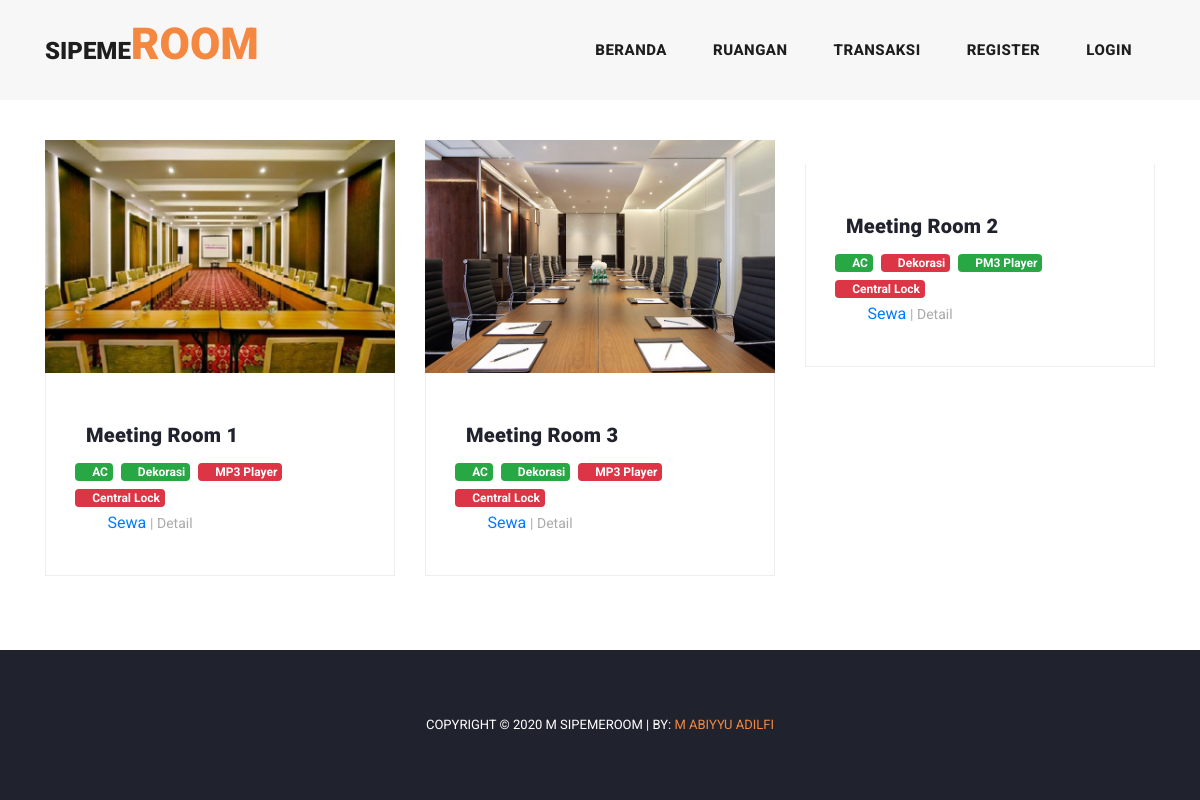
The page /index.php/customer/data_mobil on the database as committed earlier.
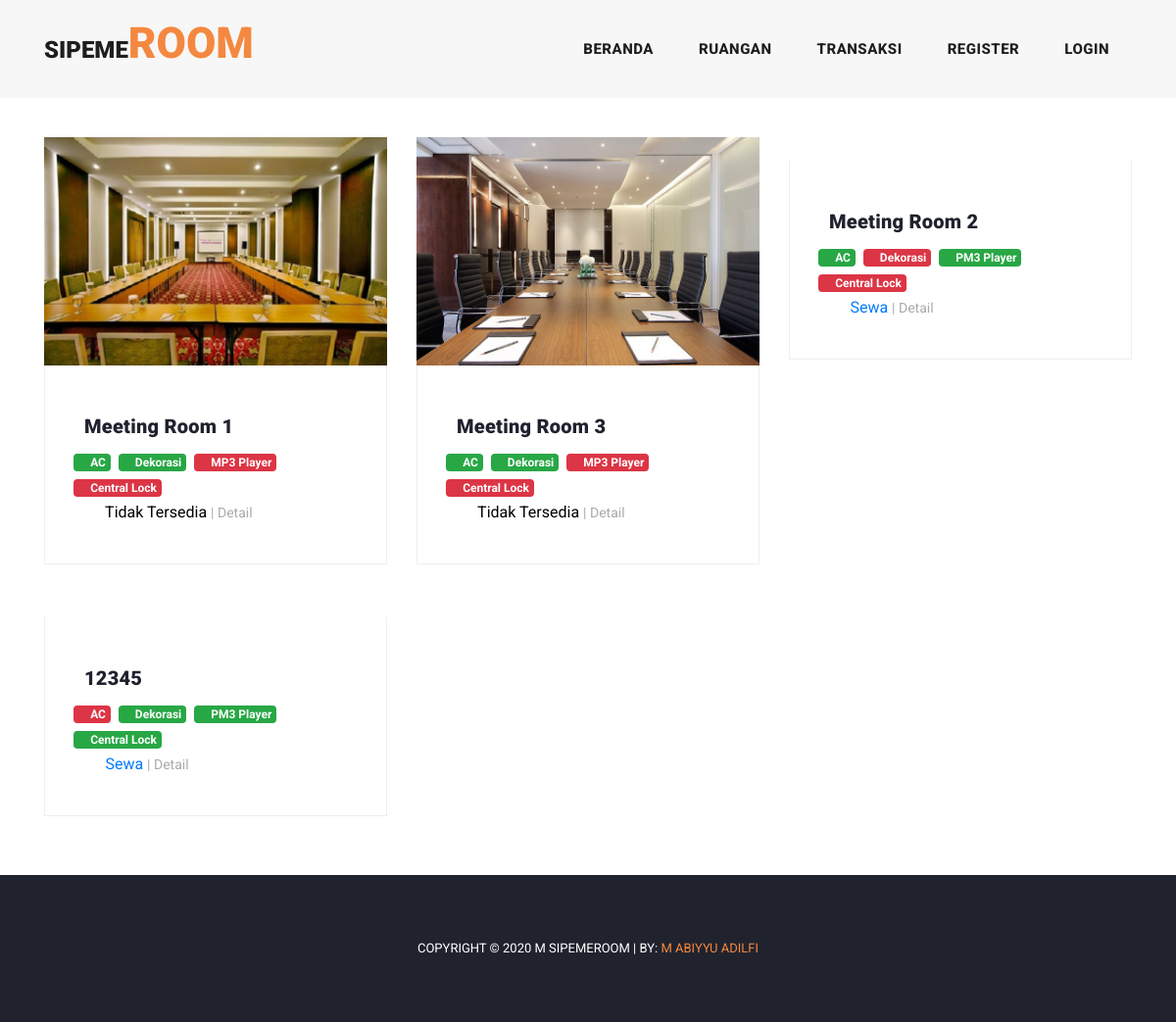
The same page on the database as committed later.
### tables this page shows
CREATE TABLE `mobil` (
  `id_mobil` int(11) NOT NULL,
  `kode_tipe` varchar(120) NOT NULL,
  `merek` varchar(120) NOT NULL,
  `no_plat` varchar(20) NOT NULL,
  `warna` varchar(20) NOT NULL,
  `tahun` varchar(4) NOT NULL,
  `status` varchar(50) NOT NULL,
  `harga` int(11) NOT NULL,
  `denda` int(11) NOT NULL,
  `ac` int(11) NOT NULL,
  `sopir` int(11) NOT NULL,
  `mp3_player` int(11) NOT NULL,
  `central_lock` int(11) NOT NULL,
  `gambar` varchar(255) NOT NULL
);

### application/controllers/customer/Data_mobil.php (called while the page is built, shortened)
<?php
class Data_mobil extends CI_Controller{
  public function index(){
    $data['mobil'] = $this->rental_model->get_data('mobil')->result();
    $this->load->view('templates_customer/header');
    $this->load->view('customer/data_mobil', $data);
    $this->load->view('templates_customer/footer');
  }
}

### index.php (called while the page is built, shortened)
<?php
require_once BASEPATH.'core/CodeIgniter.php';

### application/models/Rental_model.php (called while the page is built, shortened)
<?php
class Rental_model extends CI_Model{
  public function get_data($table){
    return $this->db->get($table);
  }
}

### application/views/customer/data_mobil.php (the view, shortened to what this page needs)
<div style="height: 40px;"></div>
<section class="blog-posts grid-system">
  <div class="container">
    <div class="all-blog-posts">
      <div class="row">
        <?php foreach($mobil as $mb): ?>
        <div class="col-md-4 col-sm-6">
          <div class="blog-post">
            <div class="blog-thumb">
              <img src="<?= base_url('assets/upload/') . $mb->gambar ?>" alt="">
            </div>
            <div class="down-content">
              <a href=""><h4><?= $mb->merek; ?></h4></a>
              <div class="row">
                <?php if($mb->ac == '1'){ ?>
                  <a href="" class="badge badge-success m-1"><i class="fa fa-check-square"></i> AC</a>
                  <?php }
                else{ ?>
                  <a href="#" class="badge badge-danger m-1"><i class="fa fa-times-circle"></i> AC</a>
                <?php } ?>
                <?php if($mb->sopir == '1'){ ?>
                  <a href="#" class="badge badge-success m-1"><i class="fa fa-check-square"></i> Dekorasi</a>
                  <?php }
                else{ ?>
                  <a href="#" class="badge badge-danger m-1"><i class="fa fa-times-circle"></i> Dekorasi</a>
                <?php } ?>
                <?php if($mb->mp3_player == '1'){ ?>
                  <a href="#" class="badge badge-success m-1"><i class="fa fa-check-square"></i> PM3 Player</a>
                  <?php }
                else{ ?>
                  <a href="#" class="badge badge-danger m-1"><i class="fa fa-times-circle"></i> MP3 Player</a>
                <?php } ?>
                <?php if($mb->central_lock == '1'){ ?>
                  <a href="#" class="badge badge-success m-1"><i class="fa fa-check-square"></i> Central Lock</a>
                  <?php }
                else{ ?>
                  <a href="#" class="badge badge-danger m-1"><i class="fa fa-times-circle"></i> Central Lock</a>
                <?php } ?>
              </div>
              <div class="post-options">
                <div class="row">
                  <div class="col-lg-12">
                    <ul class="post-tags">
                      <li><i class="fa fa-bullseye"></i></li>
                      <?php
                      if($mb->status == "1"){ ?>
                        <a href="<?= base_url('customer/rental/tambah_rental/'.$mb->id_mobil) ?>"> Sewa</a></li>
                      <?php }
                      else{ ?>
                        <a href="#" style="color: black;"> Tidak Tersedia</a></li>
                      <?php } ?>
                      <li><a href="<?= base_url('customer/data_mobil/detail_mobil/'.$mb->id_mobil) ?>"> | Detail</a></li>
                    </ul>
                  </div>
                </div>
              </div>
            </div>
          </div>
        </div>
        <?php endforeach; ?>
      </div>
    </div>
  </div>
</section>
<div style="height: 180px;"></div>

### application/views/templates_customer/header.php (shortened to what this page needs)
<!DOCTYPE html>
<html lang="en">
  <head>
    <link href="<?= base_url('assets/assets_shop') ?>/vendor/bootstrap/css/bootstrap.min.css" rel="stylesheet">
    <link rel="stylesheet" href="<?= base_url('assets/assets_shop') ?>/css/fontawesome.css">
    <link rel="stylesheet" href="<?= base_url('assets/assets_shop') ?>/css/style.css">
    <link rel="stylesheet" href="<?= base_url('assets/assets_shop') ?>/css/owl.css">
  </head>
  <body>
    <header class="">
      <nav class="navbar navbar-expand-lg">
        <div class="container">
          <a class="navbar-brand" href="index.html"><h2>Sipeme<em>Room</em></h2></a>
          <div class="collapse navbar-collapse" id="navbarResponsive">
            <ul class="navbar-nav ml-auto">
              <li class="nav-item">
                <a class="nav-link" href="<?= base_url('customer/dashboard'); ?>">Beranda
                </a>
              </li>
              <li class="nav-item">
                <a class="nav-link" href="<?= base_url('customer/data_mobil') ?>">Ruangan</a>
              </li>
              <li class="nav-item">
                <a class="nav-link" href="<?= base_url('customer/transaksi') ?>">Transaksi</a>
              </li>
              <li class="nav-item">
                <a class="nav-link" href="<?= base_url('register') ?>">Register</a>
              </li>
              <?php if($this->session->userdata('nama')){ ?>
              <li class="nav-item">
                <a class="nav-link" href="<?= base_url('auth/logout'); ?>">Welcome <?= $this->session->userdata('nama'); ?><span> | Logout</span></a>
              </li>
              <?php }
              else{ ?>
              <li class="nav-item">
                <a class="nav-link" href="<?= base_url('auth/login'); ?>">Login</a>
              </li>
              <?php } ?>
            </ul>
          </div>
        </div>
      </nav>
    </header>

### application/views/templates_customer/footer.php (shortened to what this page needs)
    <footer class="footer fixed-bottom">
      <div class="container">
        <div class="row">
          <div class="col-lg-12">
            <div class="copyright-text">
              <p>
                Copyright © 2020 M Sipemeroom
                | by: <a href="">M Abiyyu Adilfi</a>
              </p>
            </div>
          </div>
        </div>
      </div>
    </footer>
  </body>
</html>

### assets/assets_shop/css/style.css (style rules this page uses)
body { font-family: 'Roboto', sans-serif; overflow-x: hidden; text-rendering: optimizeLegibility; -webkit-font-smoothing: antialiased; -moz-osx-font-smoothing: grayscale; }
p { margin-bottom: 0px; font-size: 15px; font-weight: 400; color: #7a7a7a; line-height: 30px; }
a { text-decoration: none!important; }
ul { padding: 0; margin: 0; list-style: none; }
h1,h2,h3,h4,h5,h6 { margin: 0px; }
header { position: absolute; z-index: 99999; width: 100%; height: 100px; background-color: #f7f7f7; -webkit-transition: all 0.3s ease-in-out 0s; -moz-transition: all 0.3s ease-in-out 0s; -o-transition: all 0.3s ease-in-out 0s; transition: all 0.3s ease-in-out 0s; }
header .navbar { padding: 25px 0px; }
.navbar .navbar-brand { float: left; margin-top: -12px; outline: none; }
.navbar .navbar-brand h2 { color: #1e1e1e; text-transform: uppercase; font-size: 24px; font-weight: 900; -webkit-transition: all .3s ease 0s; -moz-transition: all .3s ease 0s; -o-transition: all .3s ease 0s; transition: all .3s ease 0s; }
.navbar .navbar-brand h2 em { font-size: 44px; font-style: normal; color: #f48840; }
#navbarResponsive { z-index: 999; }
.navbar-collapse { text-align: center; }
.navbar .navbar-nav .nav-item { margin: 0px 15px; }
.navbar .navbar-nav a.nav-link { text-transform: capitalize; font-size: 15px; font-weight: 800; text-transform: uppercase; letter-spacing: 0.5px; color: #1e1e1e; transition: all 0.3s; }
.blog-posts { margin-top: 100px; }
.blog-posts .blog-post { margin-bottom: 30px; }
.blog-posts .blog-thumb img { width: 100%; overflow: hidden; }
.blog-posts .down-content { padding: 40px; border-right: 1px solid #eee; border-left: 1px solid #eee; border-bottom: 1px solid #eee; }
.blog-posts .down-content h4 { font-size: 24px; text-transform: capitalize; letter-spacing: 0.5px; font-weight: 900; color: #20232e; margin: 10px 0px 12px 0px; }
.blog-posts .down-content h4 { font-size: 20px; letter-spacing: 0.25px; }
.blog-posts .down-content ul.post-tags li, .blog-posts .down-content ul.post-share li { display: inline-block; }
.blog-posts .down-content ul.post-tags li:first-child i, .blog-posts .down-content ul.post-share li:first-child i { color: #f48840; margin-right: 5px; }
.blog-posts .down-content ul.post-tags li, .blog-posts .down-content ul.post-share li { color: #aaa; }
.blog-posts .down-content ul.post-tags li a, .blog-posts .down-content ul.post-share li a { font-size: 14px; color: #aaa; font-weight: 400; transition: all .3s; }
footer { margin-top: 100px; text-align: center; background-color: #20232e; padding: 60px 0px; }
footer p { font-size: 13px; text-transform: uppercase; color: #fff; }
footer p a { color: #f48840; }

Rows that differ between the two databases and show on the page:
changed mobil "Meeting Room 1": status "Sewa" → "Tidak Tersedia"
changed mobil "Meeting Room 3": status "Sewa" → "Tidak Tersedia"
added mobil: merek "12345", ac 0 (drawn), sopir 1 (drawn), mp3_player 1 (drawn), central_lock 1 (drawn)
